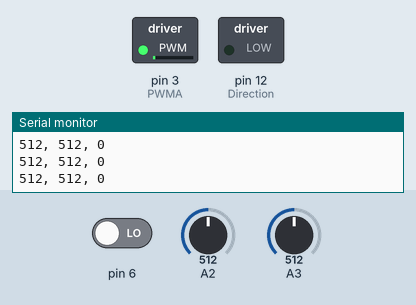
A sketch run on a simulated Arduino Uno, built with avr-gcc and run on an emulated ATmega328P. Parts: switched loads named in the sketch (green lamp = pin HIGH), the last lines printed to the serial monitor. The inputs (shaded band) are chosen by the test bench; at power-on: A3 = 512, A2 = 512, pin 6 LOW.

Above: at 1.2 s.
1.3 s: A3 set to 11
At 2.1 s:
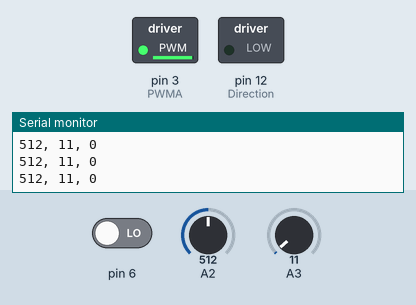
2.8 s: A3 set to 8
At 3.1 s:
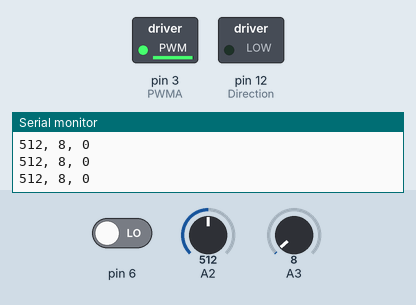
5.8 s: A3 set to 306
At 6.6 s:
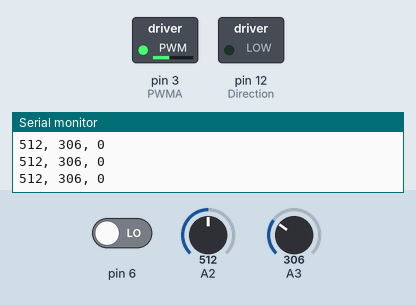
7.3 s: A3 set to 525
At 7.7 s:
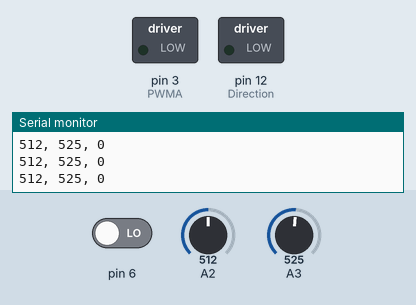
8.8 s: A2 set to 106
11.8 s: A2 set to 89
Timing chart, 0 to 14.3 s (numbered marks = the images above; inputs shaded):
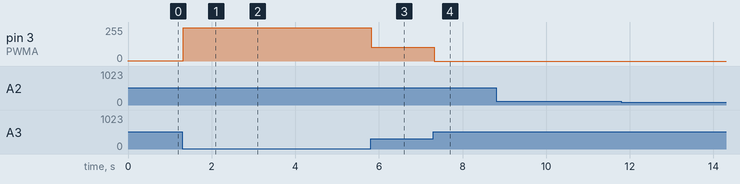

Measured:
- after the input at 1.3 s, pin 3 (PWMA): 1/255 → 249/255 at once
- after the input at 2.8 s, pin 3 (PWMA): 249/255 → 251/255 at once
- after the input at 5.8 s, pin 3 (PWMA): 251/255 → 103/255 at once
- after the input at 7.3 s, pin 3 (PWMA): 103/255 → 0/255 at once

The sketch:

_33_Joistick_DCMotor.ino
```cpp
int Direction = 12;
int PWMA = 3; //속도어 PORT

void setup() {
  // put your setup code here, to run once:
  Serial.begin(9600);

  pinMode(A2, INPUT);
  pinMode(A3, INPUT);
  pinMode(6, INPUT);

  pinMode(Direction, OUTPUT);
  pinMode(PWMA, OUTPUT);
}

void loop() {
  // put your main code here, to run repeatedly:
  int a2 = analogRead(A2);
  int a3 = analogRead(A3);
  int d7 = digitalRead(6);

  Serial.print(a2);
  Serial.print(", ");
  Serial.print(a3);
  Serial.print(", ");
  Serial.println(d7);

  if(a3 >= 515 && a3 <= 525){
    //digitalWrite(Direction, HIGH);
    analogWrite(PWMA, 0);
  }
  else if(a3 < 515){
    digitalWrite(Direction, LOW);
    analogWrite(PWMA, map(a3, 515, 0, 0 ,255));
  }
  else if(a3 > 525){
    digitalWrite(Direction, HIGH);
    analogWrite(PWMA, map(a3, 525, 1023, 0 ,255));
  }


}
```
